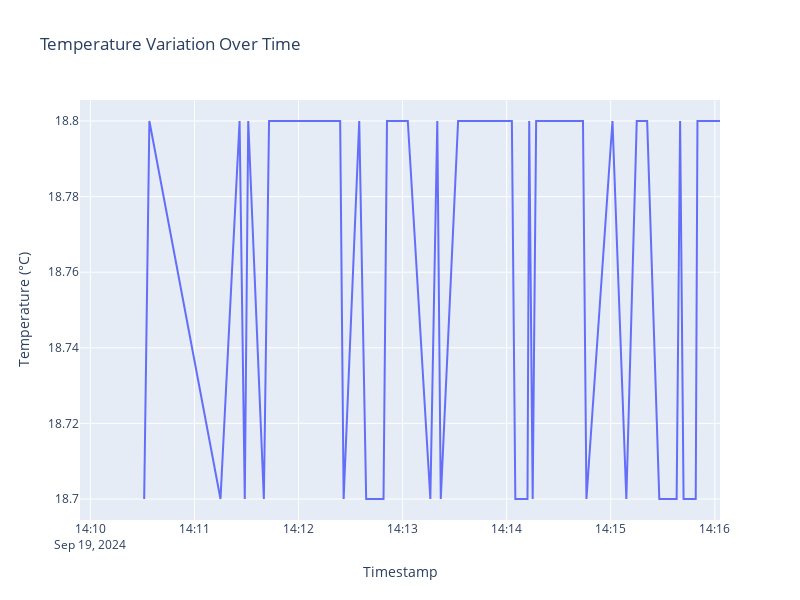

The code cell stored with this chart in its notebook:
### Code cell
import pandas as pd
import plotly.graph_objs as go
import plotly.io as pio
from datetime import datetime

# Load data from CSV
data_file = "temperature_humidity_power_data.csv"  # Updated CSV file name
df = pd.read_csv(data_file)

# Number of samples for each plot (N)
N = 1000

# Initialize buffers
incoming_buffer_temp = df['Temperature'].tolist()
incoming_buffer_power = df['Power Consumption'].tolist()
timestamp_buffer = df['Timestamp'].tolist()

# Plotting buffers
plot_buffer_temp = []
plot_buffer_power = []
plot_timestamp_buffer = []

def update_plot_buffer():
    global plot_buffer_temp, plot_buffer_power, plot_timestamp_buffer
    # Take N samples from incoming buffers
    plot_buffer_temp = incoming_buffer_temp[:N]
    plot_buffer_power = incoming_buffer_power[:N]
    plot_timestamp_buffer = timestamp_buffer[:N]
    
    # Remove the samples from the incoming buffers
    del incoming_buffer_temp[:N]
    del incoming_buffer_power[:N]
    del timestamp_buffer[:N]

def plot_data():
    fig = go.Figure()
    
    # Plot Temperature
    fig.add_trace(go.Scatter(x=plot_timestamp_buffer, y=plot_buffer_temp, mode='lines', name='Temperature'))
    
    # Plot Power Consumption
    fig.add_trace(go.Scatter(x=plot_timestamp_buffer, y=plot_buffer_power, mode='lines', name='Power Consumption', line=dict(dash='dot')))
    
    # Customize layout
    fig.update_layout(
        title="Temperature and Power Consumption Over Time",
        xaxis_title="Timestamp",
        yaxis_title="Value",
        autosize=False,
        width=800,
        height=600,
    )
    
    fig.show()

def save_plot_and_data():
    # Save the plot with a timestamped filename
    timestamp = datetime.now().strftime('%Y-%m-%d_%H-%M-%S')
    fig.write_image(f"temperature_power_plot_{timestamp}.png")
    
    # Save corresponding data to CSV
    plot_data_df = pd.DataFrame({
        "Timestamp": plot_timestamp_buffer,
        "Temperature": plot_buffer_temp,
        "Power Consumption": plot_buffer_power
    })
    plot_data_df.to_csv(f"temperature_power_data_{timestamp}.csv", index=False)

# Continuously update the plot with new data
while len(incoming_buffer_temp) >= N:
    update_plot_buffer()
    plot_data()  # Plot new data
    save_plot_and_data()  # Save plot and data

# If there are fewer than N samples left, plot them anyway
if len(incoming_buffer_temp) > 0:
    update_plot_buffer()
    plot_data()
    save_plot_and_data()

### Figure 1 — Plotly figure (JSON) as saved in the notebook; plotly's stock layout.template omitted (floating-point values rounded to 4 significant figures)
{"data": [{"mode": "lines", "name": "Temperature", "type": "scatter", "x": ["2024-09-19 14:09:54", "2024-09-19 14:10:31", "2024-09-19 14:10:34", "2024-09-19 14:11:15", "2024-09-19 14:11:26", "2024-09-19 14:11:29", "2024-09-19 14:11:31", "2024-09-19 14:11:40", "2024-09-19 14:11:43", "2024-09-19 14:11:53", "2024-09-19 14:12:24", "2024-09-19 14:12:26", "2024-09-19 14:12:35", "2024-09-19 14:12:39", "2024-09-19 14:12:49", "2024-09-19 14:12:51", "2024-09-19 14:13:03", "2024-09-19 14:13:16", "2024-09-19 14:13:20", "2024-09-19 14:13:22", "2024-09-19 14:13:32", "2024-09-19 14:14:03", "2024-09-19 14:14:05", "2024-09-19 14:14:12", "2024-09-19 14:14:13", "2024-09-19 14:14:15", "2024-09-19 14:14:17", "2024-09-19 14:14:44", "2024-09-19 14:14:46", "2024-09-19 14:15:01", "2024-09-19 14:15:09", "2024-09-19 14:15:15", "2024-09-19 14:15:21", "2024-09-19 14:15:28", "2024-09-19 14:15:38", "2024-09-19 14:15:40", "2024-09-19 14:15:42", "2024-09-19 14:15:49", "2024-09-19 14:15:50", "2024-09-19 14:16:03"], "y": [null, 18.7, 18.8, 18.7, 18.8, 18.7, 18.8, 18.7, 18.8, 18.8, 18.8, 18.7, 18.8, 18.7, 18.7, 18.8, 18.8, 18.7, 18.8, 18.7, 18.8, 18.8, 18.7, 18.7, 18.8, 18.7, 18.8, 18.8, 18.7, 18.8, 18.7, 18.8, 18.8, 18.7, 18.7, 18.8, 18.7, 18.7, 18.8, 18.8]}], "layout": {"autosize": false, "height": 600, "title": {"text": "Temperature Variation Over Time"}, "width": 800, "xaxis": {"autorange": true, "range": ["2024-09-19 14:09:54", "2024-09-19 14:16:03"], "title": {"text": "Timestamp"}, "type": "date"}, "yaxis": {"autorange": true, "range": [18.69, 18.81], "title": {"text": "Temperature (°C)"}, "type": "linear"}}}
